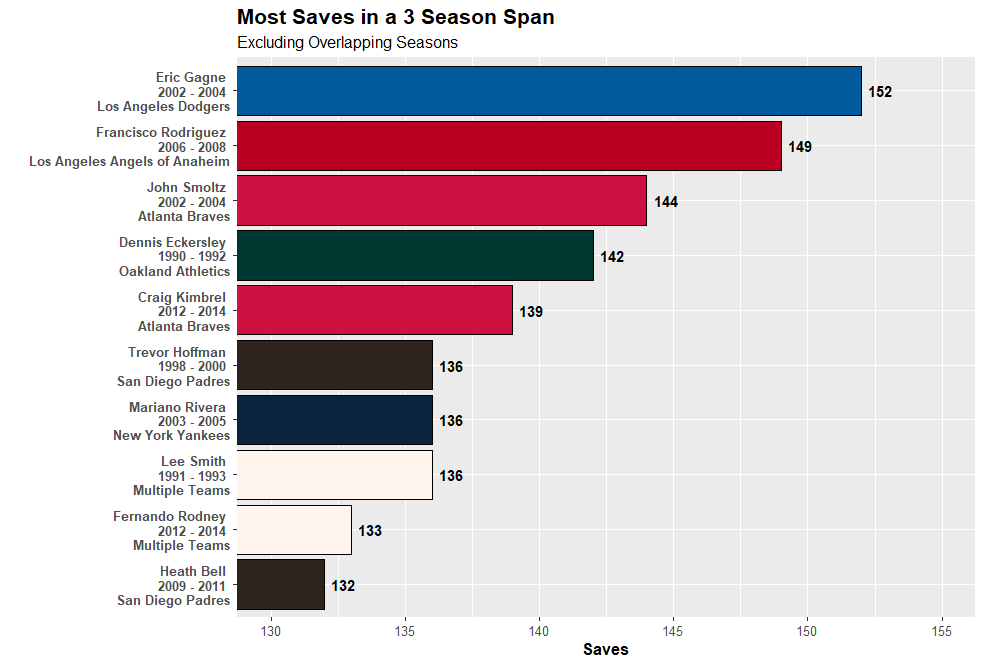

Generate this figure with R:
#Set working directory

setwd("C:/Users/daily/Desktop/Repositories/MiscVisuals/Website Visualizations/Most X in Span/MLB")

#Loading necessary libraries

library(sqldf)
library(tidyverse)
library(zoo)
library(data.table)
library(Lahman)

#Get data from Lahman Database

data <- sqldf('SELECT People.playerID, Pitching.yearID, People.nameFirst, People.nameLast,
GROUP_CONCAT(TeamsFranchises.franchName) AS Teams, TeamsFranchises.franchID, SUM(Pitching.SV) AS SV
                    FROM People
                    INNER JOIN Pitching
                    ON People.playerID = Pitching.PlayerID
                    INNER JOIN Teams
                    ON Pitching.teamID = Teams.teamID
                    AND Pitching.yearID = Teams.yearID
                    INNER JOIN TeamsFranchises
                    ON Teams.franchID = TeamsFranchises.franchID
                    GROUP BY Pitching.playerID, Pitching.yearID
                    ORDER BY SUM(Pitching.SV) DESC')

#Calculate the totals and find the season the span started

data <- data %>%
  arrange(playerID, yearID) %>%
  group_by(playerID) %>%
  mutate(SV_Total = rollapply(SV, width = 3, FUN = sum, align = "right",partial = TRUE)) %>%
  mutate(firstYear_rd = lag(yearID, 2)) %>%
  fill(firstYear_rd, .direction = "up") %>%
  mutate(first_year_2_rd = lag(yearID,1)) %>%
  fill(first_year_2_rd, .direction = "up") %>%
  mutate(firstYear = ifelse(is.na(firstYear_rd) & is.na(first_year_2_rd), yearID,
                            ifelse(is.na(firstYear_rd), first_year_2_rd, firstYear_rd))) %>%
  mutate(Range = yearID - firstYear) %>%
  mutate(prevTeam = lag(Teams,2)) %>%
  mutate(prevTeam = ifelse(is.na(prevTeam), Teams, prevTeam)) %>%
  mutate(prevTeam_2 = lag(Teams,1)) %>%
  mutate(prevTeam_2 = ifelse(is.na(prevTeam_2), Teams, prevTeam_2)) %>%
  mutate(OneFranchise = ifelse(Teams == prevTeam & Teams == prevTeam_2, "Yes", "No")) %>%
  ungroup()

#Choose only the columns needed for visual

display_data <- sqldf('SELECT firstYear AS MIN,
      yearID AS MAX,
      Range,
      playerID,
      nameFirst,
      nameLast,
      Teams,
      SV_Total,
      OneFranchise
      FROM data
      GROUP BY playerID, yearID
      ORDER BY SV_Total DESC')

#Add index number to find overlapping values (Only finds overlapping values for top value in group)

setDT(display_data)
display_data$index <- display_data[display_data, on = .(playerID, MAX>=MIN, MIN<=MAX), mult ="first", which = TRUE]

#Keep only top value from index grouping

no_dupes <- display_data %>%
  group_by(index) %>%
  slice_head() %>%
  group_by(playerID,MIN) %>%
  slice_head() %>%
  arrange(-SV_Total) %>%
  ungroup()

#Limit to top 10 spots

top_data <- no_dupes %>%
  mutate(Rank = rank(-SV_Total, ties.method = "min")) %>%
  filter(Rank <= 10)

#Create Team Name for Players with More Than 1 Franchise

top_data <- top_data %>%
  mutate(DisplayFranchises = ifelse(OneFranchise == "No", "Multiple Teams", Teams))

#Combine columns for display

top_data <- top_data %>%
  mutate(chart_label = paste(nameFirst,nameLast, "\n", MIN, "-", MAX, "\n",DisplayFranchises))

#Team Colors for display

fill_color <- c("Arizona Diamondbacks" = "#5F259F",
                "Atlanta Braves" = "#CE1141",
                "Baltimore Orioles" = "#DF4601",
                "Boston Red Sox" = "#BD3039",
                "Chicago Cubs" = "#0E3386",
                "Chicago White Sox" = "#27251F",
                "Cincinnati Reds" = "#C6011F",
                "Cleveland Indians" = "#E31937",
                "Colorado Rockies" = "#33006F;",
                "Detroit Tigers" = "#FA4616",
                "Houston Astros" = "#EB6E1F",
                "Kansas City Royals" = "#004687",
                "Los Angeles Angels" = "#BA0021",
                "Los Angeles Angels of Anaheim" = "#BA0021",
                "Los Angeles Dodgers" = "#005A9C",
                "Miami Marlins" = "#00A3E0",
                "Milwaukee Brewers" = "#FFC52F",
                "Minnesota Twins" = "#002B5C",
                "New York Mets" = "#FF5910",
                "New York Yankees" = "#0C2340",
                "Oakland Athletics" = "#003831",
                "Philadelphia Phillies" = "#E81828",
                "Pittsburgh Pirates" = "#FDB827",
                "St. Louis Cardinals" = "#C41E3A",
                "San Diego Padres" = "#2F241D",
                "San Francisco Giants" = "#FD5A1E",
                "Seattle Mariners" = "#005C5C",
                "Tampa Bay Rays" = "#8FBCE6",
                "Texas Rangers" = "#C0111F",
                "Toronto Blue Jays" = "#134A8E",
                "Washington Nationals" = "#AB0003",
                "Multiple Teams" = "seashell",
                "Louisville Colonels" = "seashell",
                "Providence Grays" = "seashell")

#Create visual

top_data %>%
  ggplot(aes(x = reorder(chart_label, SV_Total), y = SV_Total, fill = DisplayFranchises)) +
  geom_bar(stat = "identity", color = "black") +
  geom_text(aes(label = SV_Total), fontface = "bold", hjust = -0.3) +
  coord_flip(ylim = c(130, 155)) +
  scale_y_continuous(breaks = seq(130, 155, 5)) +
  scale_fill_manual(values = fill_color) +
  theme(plot.title = element_text(size = 16, face = "bold"),
        plot.subtitle = element_text(size = 12),
        axis.title.x = element_text(size = 12, face = "bold"),
        axis.text.x = element_text(size = 10),
        axis.text.y = element_text(size = 10, face ="bold"),
        legend.position = "none") +
  labs(title = "Most Saves in a 3 Season Span",
       subtitle = "Excluding Overlapping Seasons",
       x = "",
       y = "Saves")
